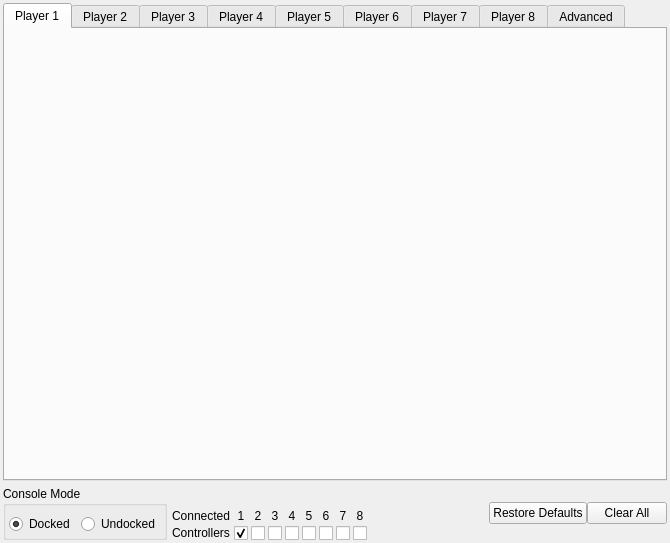
<?xml version="1.0" encoding="UTF-8"?>
<ui version="4.0">
 <class>ConfigureInput</class>
 <widget class="QWidget" name="ConfigureInput">
  <property name="geometry">
   <rect>
    <x>0</x>
    <y>0</y>
    <width>670</width>
    <height>543</height>
   </rect>
  </property>
  <property name="windowTitle">
   <string>ConfigureInput</string>
  </property>
  <layout class="QVBoxLayout" name="verticalLayout_5">
   <property name="spacing">
    <number>2</number>
   </property>
   <property name="leftMargin">
    <number>3</number>
   </property>
   <property name="topMargin">
    <number>3</number>
   </property>
   <property name="rightMargin">
    <number>3</number>
   </property>
   <property name="bottomMargin">
    <number>3</number>
   </property>
   <item>
    <widget class="QTabWidget" name="tabWidget">
     <property name="currentIndex">
      <number>0</number>
     </property>
     <widget class="QWidget" name="tabPlayer1">
      <property name="accessibleName">
       <string>Player 1</string>
      </property>
      <attribute name="title">
       <string>Player 1</string>
      </attribute>
     </widget>
     <widget class="QWidget" name="tabPlayer2">
      <property name="accessibleName">
       <string>Player 2</string>
      </property>
      <attribute name="title">
       <string>Player 2</string>
      </attribute>
     </widget>
     <widget class="QWidget" name="tabPlayer3">
      <property name="accessibleName">
       <string>Player 3</string>
      </property>
      <attribute name="title">
       <string>Player 3</string>
      </attribute>
     </widget>
     <widget class="QWidget" name="tabPlayer4">
      <property name="accessibleName">
       <string>Player 4</string>
      </property>
      <attribute name="title">
       <string>Player 4</string>
      </attribute>
     </widget>
     <widget class="QWidget" name="tabPlayer5">
      <property name="accessibleName">
       <string>Player 5</string>
      </property>
      <attribute name="title">
       <string>Player 5</string>
      </attribute>
     </widget>
     <widget class="QWidget" name="tabPlayer6">
      <property name="accessibleName">
       <string>Player 6</string>
      </property>
      <attribute name="title">
       <string>Player 6</string>
      </attribute>
     </widget>
     <widget class="QWidget" name="tabPlayer7">
      <property name="accessibleName">
       <string>Player 7</string>
      </property>
      <attribute name="title">
       <string>Player 7</string>
      </attribute>
     </widget>
     <widget class="QWidget" name="tabPlayer8">
      <property name="accessibleName">
       <string>Player 8</string>
      </property>
      <attribute name="title">
       <string>Player 8</string>
      </attribute>
     </widget>
     <widget class="QWidget" name="tabAdvanced">
      <property name="accessibleName">
       <string>Advanced</string>
      </property>
      <attribute name="title">
       <string>Advanced</string>
      </attribute>
     </widget>
    </widget>
   </item>
   <item alignment="Qt::AlignVCenter">
    <widget class="QWidget" name="consoleInputSettings" native="true">
     <layout class="QHBoxLayout" name="buttonsBottomRightHorizontalLayout">
      <property name="spacing">
       <number>0</number>
      </property>
      <property name="leftMargin">
       <number>0</number>
      </property>
      <property name="topMargin">
       <number>3</number>
      </property>
      <property name="rightMargin">
       <number>0</number>
      </property>
      <property name="bottomMargin">
       <number>0</number>
      </property>
      <item alignment="Qt::AlignVCenter">
       <widget class="QGroupBox" name="handheldGroup">
        <property name="maximumSize">
         <size>
          <width>16777215</width>
          <height>16777215</height>
         </size>
        </property>
        <property name="title">
         <string>Console Mode</string>
        </property>
        <layout class="QHBoxLayout" name="horizontalLayout">
         <property name="leftMargin">
          <number>3</number>
         </property>
         <property name="topMargin">
          <number>8</number>
         </property>
         <property name="rightMargin">
          <number>3</number>
         </property>
         <property name="bottomMargin">
          <number>3</number>
         </property>
         <item>
          <widget class="QRadioButton" name="radioDocked">
           <property name="text">
            <string>Docked</string>
           </property>
           <property name="checked">
            <bool>true</bool>
           </property>
          </widget>
         </item>
         <item>
          <widget class="QRadioButton" name="radioUndocked">
           <property name="text">
            <string>Undocked</string>
           </property>
          </widget>
         </item>
        </layout>
       </widget>
      </item>
      <item alignment="Qt::AlignBottom">
       <widget class="QWidget" name="widget" native="true">
        <layout class="QGridLayout" name="gridLayout_2">
         <property name="leftMargin">
          <number>5</number>
         </property>
         <property name="topMargin">
          <number>0</number>
         </property>
         <property name="rightMargin">
          <number>0</number>
         </property>
         <property name="bottomMargin">
          <number>0</number>
         </property>
         <property name="spacing">
          <number>3</number>
         </property>
         <item row="1" column="2">
          <widget class="QCheckBox" name="checkboxPlayer2Connected">
           <property name="styleSheet">
            <string notr="true">QCheckBox {
    spacing: 0px;
}
QCheckBox::indicator:checked {
    border-radius: 2px;
    border: 1px solid black;
    background: #39ff14;
    image: none;
}</string>
           </property>
           <property name="text">
            <string/>
           </property>
          </widget>
         </item>
         <item row="1" column="0">
          <widget class="QLabel" name="label_2">
           <property name="text">
            <string>Controllers</string>
           </property>
          </widget>
         </item>
         <item row="1" column="4">
          <widget class="QCheckBox" name="checkboxPlayer4Connected">
           <property name="styleSheet">
            <string notr="true">QCheckBox {
    spacing: 0px;
}
QCheckBox::indicator:checked {
    border-radius: 2px;
    border: 1px solid black;
    background: #39ff14;
    image: none;
}</string>
           </property>
           <property name="text">
            <string/>
           </property>
          </widget>
         </item>
         <item row="1" column="3">
          <widget class="QCheckBox" name="checkboxPlayer3Connected">
           <property name="styleSheet">
            <string notr="true">QCheckBox {
    spacing: 0px;
}
QCheckBox::indicator:checked {
    border-radius: 2px;
    border: 1px solid black;
    background: #39ff14;
    image: none;
}</string>
           </property>
           <property name="text">
            <string/>
           </property>
          </widget>
         </item>
         <item row="1" column="5">
          <widget class="QCheckBox" name="checkboxPlayer5Connected">
           <property name="styleSheet">
            <string notr="true">QCheckBox {
    spacing: 0px;
}
QCheckBox::indicator:checked {
    border-radius: 2px;
    border: 1px solid black;
    background: #39ff14;
    image: none;
}</string>
           </property>
           <property name="text">
            <string/>
           </property>
          </widget>
         </item>
         <item row="0" column="1">
          <widget class="QLabel" name="label">
           <property name="text">
            <string>1</string>
           </property>
           <property name="alignment">
            <set>Qt::AlignCenter</set>
           </property>
          </widget>
         </item>
         <item row="1" column="7">
          <widget class="QCheckBox" name="checkboxPlayer7Connected">
           <property name="styleSheet">
            <string notr="true">QCheckBox {
    spacing: 0px;
}
QCheckBox::indicator:checked {
    border-radius: 2px;
    border: 1px solid black;
    background: #39ff14;
    image: none;
}</string>
           </property>
           <property name="text">
            <string/>
           </property>
          </widget>
         </item>
         <item row="1" column="6">
          <widget class="QCheckBox" name="checkboxPlayer6Connected">
           <property name="styleSheet">
            <string notr="true">QCheckBox {
    spacing: 0px;
}
QCheckBox::indicator:checked {
    border-radius: 2px;
    border: 1px solid black;
    background: #39ff14;
    image: none;
}</string>
           </property>
           <property name="text">
            <string/>
           </property>
          </widget>
         </item>
         <item row="1" column="1">
          <widget class="QCheckBox" name="checkboxPlayer1Connected">
           <property name="layoutDirection">
            <enum>Qt::LeftToRight</enum>
           </property>
           <property name="styleSheet">
            <string notr="true">QCheckBox {
    spacing: 0px;
}
QCheckBox::indicator:checked {
    border-radius: 2px;
    border: 1px solid black;
    background: #39ff14;
    image: none;
}</string>
           </property>
           <property name="checked">
            <bool>true</bool>
           </property>
          </widget>
         </item>
         <item row="1" column="8">
          <widget class="QCheckBox" name="checkboxPlayer8Connected">
           <property name="styleSheet">
            <string notr="true">QCheckBox {
    spacing: 0px;
}
QCheckBox::indicator:checked {
    border-radius: 2px;
    border: 1px solid black;
    background: #39ff14;
    image: none;
}</string>
           </property>
           <property name="text">
            <string/>
           </property>
          </widget>
         </item>
         <item row="0" column="2">
          <widget class="QLabel" name="label_3">
           <property name="text">
            <string>2</string>
           </property>
           <property name="alignment">
            <set>Qt::AlignCenter</set>
           </property>
          </widget>
         </item>
         <item row="0" column="3">
          <widget class="QLabel" name="label_4">
           <property name="text">
            <string>3</string>
           </property>
           <property name="alignment">
            <set>Qt::AlignCenter</set>
           </property>
          </widget>
         </item>
         <item row="0" column="4">
          <widget class="QLabel" name="label_5">
           <property name="text">
            <string>4</string>
           </property>
           <property name="alignment">
            <set>Qt::AlignCenter</set>
           </property>
          </widget>
         </item>
         <item row="0" column="5">
          <widget class="QLabel" name="label_6">
           <property name="text">
            <string>5</string>
           </property>
           <property name="alignment">
            <set>Qt::AlignCenter</set>
           </property>
          </widget>
         </item>
         <item row="0" column="6">
          <widget class="QLabel" name="label_7">
           <property name="text">
            <string>6</string>
           </property>
           <property name="alignment">
            <set>Qt::AlignCenter</set>
           </property>
          </widget>
         </item>
         <item row="0" column="7">
          <widget class="QLabel" name="label_8">
           <property name="text">
            <string>7</string>
           </property>
           <property name="alignment">
            <set>Qt::AlignCenter</set>
           </property>
          </widget>
         </item>
         <item row="0" column="8">
          <widget class="QLabel" name="label_9">
           <property name="text">
            <string>8</string>
           </property>
           <property name="alignment">
            <set>Qt::AlignCenter</set>
           </property>
          </widget>
         </item>
         <item row="0" column="0">
          <widget class="QLabel" name="label_10">
           <property name="text">
            <string>Connected</string>
           </property>
          </widget>
         </item>
        </layout>
       </widget>
      </item>
      <item>
       <spacer name="horizontalSpacer">
        <property name="orientation">
         <enum>Qt::Horizontal</enum>
        </property>
        <property name="sizeHint" stdset="0">
         <size>
          <width>40</width>
          <height>20</height>
         </size>
        </property>
       </spacer>
      </item>
      <item alignment="Qt::AlignVCenter">
       <widget class="QPushButton" name="buttonRestoreDefaults">
        <property name="sizePolicy">
         <sizepolicy hsizetype="Minimum" vsizetype="Fixed">
          <horstretch>0</horstretch>
          <verstretch>0</verstretch>
         </sizepolicy>
        </property>
        <property name="sizeIncrement">
         <size>
          <width>0</width>
          <height>0</height>
         </size>
        </property>
        <property name="baseSize">
         <size>
          <width>0</width>
          <height>0</height>
         </size>
        </property>
        <property name="layoutDirection">
         <enum>Qt::LeftToRight</enum>
        </property>
        <property name="text">
         <string>Restore Defaults</string>
        </property>
       </widget>
      </item>
      <item alignment="Qt::AlignVCenter">
       <widget class="QPushButton" name="buttonClearAll">
        <property name="sizePolicy">
         <sizepolicy hsizetype="Minimum" vsizetype="Fixed">
          <horstretch>0</horstretch>
          <verstretch>0</verstretch>
         </sizepolicy>
        </property>
        <property name="sizeIncrement">
         <size>
          <width>0</width>
          <height>0</height>
         </size>
        </property>
        <property name="baseSize">
         <size>
          <width>0</width>
          <height>0</height>
         </size>
        </property>
        <property name="layoutDirection">
         <enum>Qt::LeftToRight</enum>
        </property>
        <property name="text">
         <string>Clear All</string>
        </property>
       </widget>
      </item>
     </layout>
    </widget>
   </item>
  </layout>
 </widget>
 <resources/>
 <connections/>
</ui>
